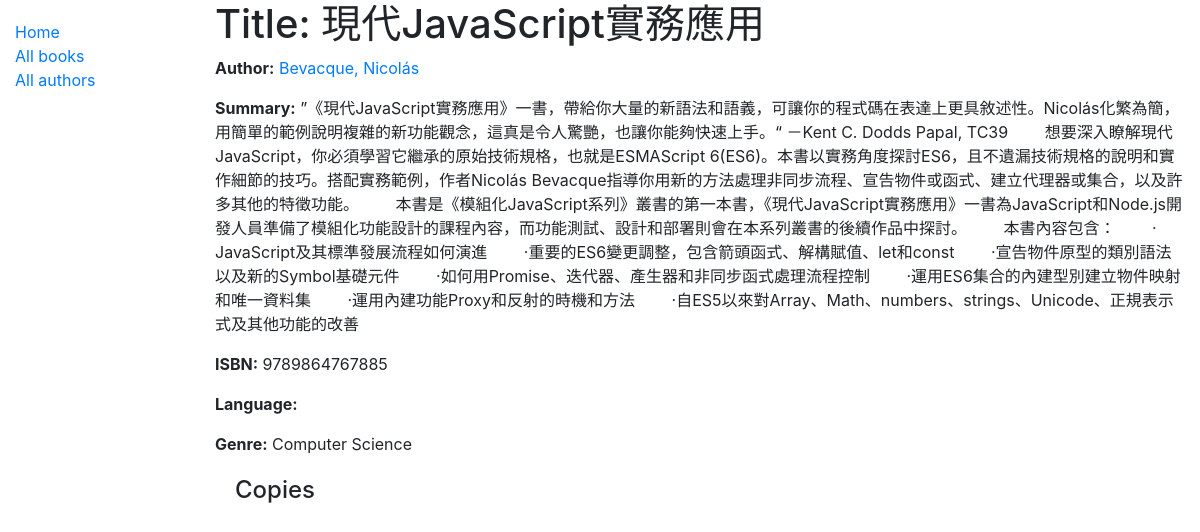
/catalog/books/1, run on the app's committed database.
### catalog/models.py (models this page shows, shortened)
class Book(models.Model):
    title = models.CharField(max_length = 200);
    author = models.ForeignKey('Author', on_delete = models.SET_NULL, null = True);
    summary = models.TextField(max_length = 1000, help_text = 'Enter a brief description of the book');
    isbn = models.CharField('ISBN', max_length = 13, help_text = '13 Character <a href="https://www.isbn-international.org/content/what-isbn">ISBN number</a>');
    genre = models.ManyToManyField(Genre, help_text = 'Select a genre for this book.');
    def display_genre(self):
        """Create a string for the Genre. This is required to display genre in Admin."""
        return ', '.join(genre.name for genre in self.genre.all()[:3])
    display_genre.short_description = 'Genre';

class Author(models.Model):
    first_name = models.CharField(max_length = 100);
    last_name = models.CharField(max_length = 100);
    date_of_birth = models.DateField(null = True, blank = True);
    date_of_death = models.DateField('Died', null = True, blank = True);
    class Meta:
        ordering = ['last_name', 'first_name'];
    def __str__(self):
        return f'{self.last_name}, {self.first_name}';

class Genre(models.Model):
    name = models.CharField(max_length = 200, help_text = 'Enter a book genre (e.g. Science Fiction)');
    class Meta:
        ordering = ['name'];
    def __str__(self):
        return self.name;

### catalog/views.py (the view, shortened to what this page needs)
# urls.py: path('books/<int:pk>', views.BookDetailView.as_view(), name = 'book-detail'),
class BookDetailView(generic.DetailView):
    model = Book;

### catalog/templates/catalog/book_detail.html (shortened to what this page needs)
{% extends "base_generic.html" %}
{% block content %}
  <h1>Title: {{ book.title }}</h1>
  <p><strong>Author:</strong> <a href="{% url 'author-detail' book.author.pk %}">{{ book.author }}</a></p>
  <p><strong>Summary:</strong> {{ book.summary }}</p>
  <p><strong>ISBN:</strong> {{ book.isbn }}</p>
  <p><strong>Language:</strong> {{ book.language }}</p>
  <p><strong>Genre:</strong> {% for genre in book.genre.all %} {{ genre }}{% if not forloop.last %}, {% endif %}{% endfor %}</p>
  <div style="margin-left:20px;margin-top:20px">
    <h4>Copies</h4>
  </div>
{% endblock %}

### data on the page
Book: title "現代JavaScript實務應用", author "Bevacque, Nicolás", summary "”《現代JavaScript實務應用》一書，帶給你大量的新語法和語義，可讓你的程式碼在表達上更具敘述性。Nicolás化繁為簡，用簡單的範例說明複雜的新功能觀念，這真是令人驚艷，也讓你能夠快速上手。“ －Kent C. Dodds Papal, TC39 想要深入瞭解現代JavaScript，你必須學習它繼承的原始技術規格，也就是ESMAScript 6(ES6)。本書以實務角度探討ES6，且不遺漏技術規格的說明和實作細節的技巧。搭配實務範例，作者Nicolás Bevacque指導你用新的方法處理非同步流程、宣告物件或函式、建立代理器或集合，以及許多其他的特徵功能。 本書是《模組化JavaScript系列》叢書的第一本書，《現代JavaScript實務應用》一書為JavaScript和Node.js開發人員準備了模組化功能設計的課程內容，而功能測試、設計和部署則會在本系列叢書的後續作品中探討。 本書內容包含： ‧JavaScript及其標準發展流程如何演進 ‧重要的ES6變更調整，包含箭頭函式、解構賦值、let和const ‧宣告物件原型的類別語法以及新的Symbol基礎元件 ‧如何用Promise、迭代器、產生器和非同步函式處理流程控制 ‧運用ES6集合的內建型別建立物件映射和唯一資料集 ‧運用內建功能Proxy和反射的時機和方法 ‧自ES5以來對Array、Math、numbers、strings、Unicode、正規表示式及其他功能的改善", isbn "9789864767885"
Genre: name "Computer Science"
